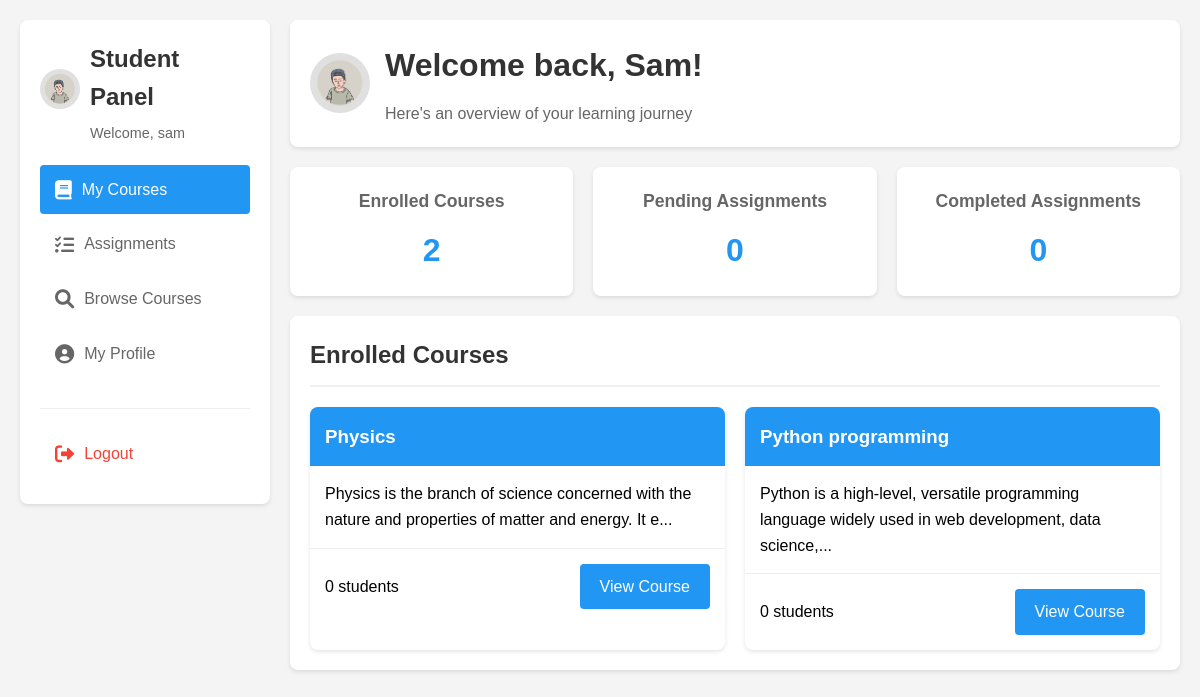
/dashboard.php (signed in), run on the app's committed database.
### tables this page shows
CREATE TABLE users (
                id INTEGER PRIMARY KEY AUTOINCREMENT,
                username VARCHAR(50) UNIQUE NOT NULL,
                password VARCHAR(255) NOT NULL,
                email VARCHAR(100) UNIQUE NOT NULL,
                role VARCHAR(20) NOT NULL,
                created_at DATETIME DEFAULT CURRENT_TIMESTAMP
            , verified INTEGER DEFAULT 0, fullname TEXT, bio TEXT, avatar TEXT);

CREATE TABLE "courses" (
                id INTEGER PRIMARY KEY AUTOINCREMENT,
                title TEXT NOT NULL,
                description TEXT,
                teacher_id INTEGER,
                created_at DATETIME DEFAULT CURRENT_TIMESTAMP,
                start_date DATE,
                end_date DATE,
                validity_days INTEGER DEFAULT 90,
                eligibility_criteria TEXT,
                min_students INTEGER DEFAULT 5,
                max_students INTEGER DEFAULT 30,
                status VARCHAR(20) DEFAULT "pending" CHECK (status IN ("pending", "active", "inactive", "expired", "cancelled"))
            );

### config/database.php (called while the page is built, shortened)
<?php
class Database {
    private $db;
    public function __construct() {
        try {
            $dbDir = dirname(DB_PATH);
            $this->db = new SQLite3(DB_PATH);
            $this->db->busyTimeout(5000);
        } catch (Exception $e) {
            die("Database connection failed: " . $e->getMessage());
        }
    }
    private function createTables() {
        $this->db->exec('
            CREATE TABLE IF NOT EXISTS users (
                id INTEGER PRIMARY KEY AUTOINCREMENT,
                username VARCHAR(50) UNIQUE NOT NULL,
                password VARCHAR(255) NOT NULL,
                email VARCHAR(100) UNIQUE NOT NULL,
                role VARCHAR(20) NOT NULL,
                verified INTEGER DEFAULT 0,
                created_at DATETIME DEFAULT CURRENT_TIMESTAMP
            )
        ');
        $this->db->exec('
            CREATE TABLE IF NOT EXISTS courses (
                id INTEGER PRIMARY KEY AUTOINCREMENT,
                title VARCHAR(100) NOT NULL,
                description TEXT,
                teacher_id INTEGER,
                price DECIMAL(10,2) DEFAULT 0,
                validity_days INTEGER DEFAULT 90,
                min_students INTEGER DEFAULT 5,
                max_students INTEGER DEFAULT 30,
                status VARCHAR(20) DEFAULT "pending",
                start_date DATE,
                end_date DATE,
                created_at DATETIME DEFAULT CURRENT_TIMESTAMP,
                FOREIGN KEY (teacher_id) REFERENCES users(id)
            )
        ');
        $this->db->exec('
            CREATE TABLE IF NOT EXISTS enrollments (
                id INTEGER PRIMARY KEY AUTOINCREMENT,
                student_id INTEGER,
                course_id INTEGER,
                status VARCHAR(20) DEFAULT "pending",
                fees_paid INTEGER DEFAULT 0,
                enrollment_date DATETIME DEFAULT CURRENT_TIMESTAMP,
                FOREIGN KEY (student_id) REFERENCES users(id),
                FOREIGN KEY (course_id) REFERENCES courses(id)
            )
        ');
        $this->db->exec('
            CREATE TABLE IF NOT EXISTS lectures (
                id INTEGER PRIMARY KEY AUTOINCREMENT,
                course_id INTEGER,
                title VARCHAR(100) NOT NULL,
                description TEXT,
                video_path VARCHAR(255) NOT NULL,
                thumbnail_path VARCHAR(255),
                upload_date DATETIME DEFAULT CURRENT_TIMESTAMP,
                FOREIGN KEY (course_id) REFERENCES courses(id)
            )
        ');
        $this->db->exec('
            CREATE TABLE IF NOT EXISTS assignments (
                id INTEGER PRIMARY KEY AUTOINCREMENT,
                student_id INTEGER,
                teacher_id INTEGER,
                assigned_at DATETIME DEFAULT CURRENT_TIMESTAMP,
                FOREIGN KEY (student_id) REFERENCES users(id),
                FOREIGN KEY (teacher_id) REFERENCES users(id)
            )
        ');
        $this->db->exec('
            CREATE TABLE IF NOT EXISTS course_assignments (
                id INTEGER PRIMARY KEY AUTOINCREMENT,
                course_id INTEGER,
                title VARCHAR(100) NOT NULL,
                description TEXT,
                due_date DATETIME,
                created_at DATETIME DEFAULT CURRENT_TIMESTAMP,
                FOREIGN KEY (course_id) REFERENCES courses(id)
            )
        ');
        $this->db->exec('
            CREATE TABLE IF NOT EXISTS submissions (
                id INTEGER PRIMARY KEY AUTOINCREMENT,
                assignment_id INTEGER,
                student_id INTEGER,
                submission_file VARCHAR(255),
                submission_text TEXT,
                submitted_at DATETIME DEFAULT CURRENT_TIMESTAMP,
                grade FLOAT,
                feedback TEXT,
                FOREIGN KEY (assignment_id) REFERENCES course_assignments(id),
                FOREIGN KEY (student_id) REFERENCES users(id)
            )
        ');
    }
    public function getConnection() {
        return $this->db;
    }
}
?>

### auth/Auth.php (called while the page is built, shortened)
<?php
require_once dirname(__DIR__) . '/config/database.php';
class Auth {
    private $db;
    public function __construct() {
        $database = new Database();
        $this->db = $database->getConnection();
        $this->db->busyTimeout(10000);
        $this->ensureVerifiedColumnExists();
    }
    private function ensureVerifiedColumnExists() {
        $result = $this->db->query("PRAGMA table_info(users)");
        while ($column = $result->fetchArray(SQLITE3_ASSOC)) {
            if ($column['name'] === 'verified') {
                $hasVerifiedColumn = true;
                break;
            }
        }
    }
    public function getUserRole() {
        return $_SESSION['role'] ?? null;
    }
    public function getUsername() {
        return $_SESSION['username'] ?? null;
    }
}
?>

### dashboard.php (the view, shortened to what this page needs)
<?php
require_once 'auth/Auth.php';
require_once 'config/database.php';
require_once 'includes/user_avatar.php';
$auth = new Auth();
$userRole = $auth->getUserRole();
$db = new Database();
$conn = $db->getConnection();
$userId = $_SESSION['user_id'];
$courses = [];
$totalStudents = 0;
$totalAssignments = 0;
$recentAssignments = [];
if ($userRole === 'teacher') {
    $stmt = $conn->prepare('
        SELECT c.*,
               (SELECT COUNT(*) FROM enrollments e WHERE e.course_id = c.id) as student_count,
               (SELECT COUNT(*) FROM assignments a WHERE a.course_id = c.id) as assignment_count
        FROM courses c
        WHERE c.teacher_id = :teacher_id
        ORDER BY c.created_at DESC
    ');
    $stmt->bindValue(':teacher_id', $userId, SQLITE3_INTEGER);
    $result = $stmt->execute();
    while ($row = $result->fetchArray(SQLITE3_ASSOC)) {
        $courses[] = $row;
    }
    $stmt = $conn->prepare('
        SELECT COUNT(DISTINCT e.student_id) as total_students
        FROM enrollments e
        JOIN courses c ON e.course_id = c.id
        WHERE c.teacher_id = :teacher_id
    ');
    $stmt->bindValue(':teacher_id', $userId, SQLITE3_INTEGER);
    $result = $stmt->execute();
    $totalStudents = $result->fetchArray(SQLITE3_ASSOC)['total_students'];
    $stmt = $conn->prepare('
        SELECT COUNT(*) as total_assignments
        FROM assignments a
        JOIN courses c ON a.course_id = c.id
        WHERE c.teacher_id = :teacher_id
    ');
    $stmt->bindValue(':teacher_id', $userId, SQLITE3_INTEGER);
    $result = $stmt->execute();
    $totalAssignments = $result->fetchArray(SQLITE3_ASSOC)['total_assignments'];
    $stmt = $conn->prepare('
        SELECT a.*, c.title as course_title,
               (SELECT COUNT(*) FROM submissions s WHERE s.assignment_id = a.id) as submission_count
        FROM assignments a
        JOIN courses c ON a.course_id = c.id
        WHERE c.teacher_id = :teacher_id
        ORDER BY a.created_at DESC
        LIMIT 5
    ');
    $stmt->bindValue(':teacher_id', $userId, SQLITE3_INTEGER);
    $result = $stmt->execute();
    while ($row = $result->fetchArray(SQLITE3_ASSOC)) {
        $recentAssignments[] = $row;
    }
} else {
    $stmt = $conn->prepare('
        SELECT c.*, u.username as teacher_name,
               (SELECT COUNT(*) FROM assignments a WHERE a.course_id = c.id) as assignment_count
        FROM enrollments e
        JOIN courses c ON e.course_id = c.id
        JOIN users u ON c.teacher_id = u.id
        WHERE e.student_id = :student_id
    ');
    $stmt->bindValue(':student_id', $userId, SQLITE3_INTEGER);
    $result = $stmt->execute();
    while ($row = $result->fetchArray(SQLITE3_ASSOC)) {
        $courses[] = $row;
    }
    $pendingAssignments = 0;
    $completedAssignments = 0;
}
?>
<!DOCTYPE html>
<html lang="en">
<head>
    <link rel="stylesheet" href="https://cdnjs.cloudflare.com/ajax/libs/font-awesome/6.0.0/css/all.min.css">
</head>
<body>
    <div class="container">
        <div class="sidebar">
            <div style="margin-bottom: 20px; display: flex; align-items: center;">
                <?php
                $stmt = $conn->prepare('SELECT id, username, avatar FROM users WHERE id = :id');
                $stmt->bindValue(':id', $userId, SQLITE3_INTEGER);
                $result = $stmt->execute();
                $userData = $result->fetchArray(SQLITE3_ASSOC);
                ?>
                <div style="margin-right: 10px;">
                    <?php echo getUserAvatar($userData, 40); ?>
                </div>
                <div>
                    <h2 style="color: #333; margin-bottom: 5px;">
                        <?php echo $userRole === 'teacher' ? 'Teacher Panel' : 'Student Panel'; ?>
                    </h2>
                    <p style="color: #666; font-size: 0.9em;">
                        Welcome, <?php echo htmlspecialchars($auth->getUsername()); ?>
                    </p>
                </div>
            </div>
            <?php if ($userRole === 'teacher'): ?>
                <a href="#my-courses" class="nav-item active">
                    <i class="fas fa-book"></i> My Courses
                </a>
                <a href="#assignments" class="nav-item">
                    <i class="fas fa-tasks"></i> Assignments
                </a>
                <a href="#students" class="nav-item">
                    <i class="fas fa-user-graduate"></i> Students
                </a>
                <a href="profile.php" class="nav-item">
                    <i class="fas fa-user-circle"></i> My Profile
                </a>
            <?php else: ?>
                <a href="#enrolled-courses" class="nav-item active">
                    <i class="fas fa-book"></i> My Courses
                </a>
                <a href="#assignments" class="nav-item">
                    <i class="fas fa-tasks"></i> Assignments
                </a>
                <a href="browse_courses.php" class="nav-item">
                    <i class="fas fa-search"></i> Browse Courses
                </a>
                <a href="profile.php" class="nav-item">
                    <i class="fas fa-user-circle"></i> My Profile
                </a>
            <?php endif; ?>
            <div style="margin-top: 30px; padding-top: 20px; border-top: 1px solid #eee;">
                <a href="logout.php" class="nav-item" style="color: #f44336;">
                    <i class="fas fa-sign-out-alt"></i> Logout
                </a>
            </div>
        </div>
        <div class="main-content">
            <div class="welcome-header">
                <div style="display: flex; align-items: center; gap: 15px;">
                    <?php echo getUserAvatar($userData, 60); ?>
                    <div>
                        <h1>Welcome back, <?php echo htmlspecialchars(ucfirst($auth->getUsername())); ?>!</h1>
                        <p>Here's an overview of your learning journey</p>
                    </div>
                </div>
            </div>
            <div class="stats">
                <?php if ($userRole === 'teacher'): ?>
                    <div class="stat-card">
                        <h3>Total Courses</h3>
                        <div class="number"><?php echo count($courses); ?></div>
                    </div>
                    <div class="stat-card">
                        <h3>Total Students</h3>
                        <div class="number"><?php echo $totalStudents; ?></div>
                    </div>
                    <div class="stat-card">
                        <h3>Total Assignments</h3>
                        <div class="number"><?php echo $totalAssignments; ?></div>
                    </div>
                <?php else: ?>
                    <div class="stat-card">
                        <h3>Enrolled Courses</h3>
                        <div class="number"><?php echo count($courses); ?></div>
                    </div>
                    <div class="stat-card">
                        <h3>Pending Assignments</h3>
                        <div class="number"><?php echo $pendingAssignments; ?></div>
                    </div>
                    <div class="stat-card">
                        <h3>Completed Assignments</h3>
                        <div class="number"><?php echo $completedAssignments; ?></div>
                    </div>
                <?php endif; ?>
            </div>
            <div class="section" id="courses-section">
                <div class="section-header">
                    <h2><?php echo $userRole === 'teacher' ? 'My Courses' : 'Enrolled Courses'; ?></h2>
                </div>
                <?php if (empty($courses)): ?>
                    <p style="text-align: center; padding: 20px;">
                        <?php echo $userRole === 'teacher' ? 'No courses assigned to you yet.' : 'You haven\'t enrolled in any courses yet.'; ?>
                    </p>
                <?php else: ?>
                    <div class="course-grid">
                        <?php foreach ($courses as $course): ?>
                            <div class="course-card">
                                <div class="course-header">
                                    <h3><?php echo htmlspecialchars($course['title']); ?></h3>
                                </div>
                                <div class="course-content">
                                    <p><?php echo htmlspecialchars(substr($course['description'], 0, 100)) . '...'; ?></p>
                                </div>
                                <div class="course-footer">
                                    <span><?php echo count($course['students'] ?? []); ?> students</span>
                                    <a href="course.php?id=<?php echo $course['id']; ?>" class="btn">View Course</a>
                                </div>
                            </div>
                        <?php endforeach; ?>
                    </div>
                <?php endif; ?>
            </div>
        </div>
    </div>
</body>
</html>

### includes/user_avatar.php
<?php
function getUserAvatar($user, $size = 40, $class = '') {
    $username = $user['username'] ?? 'User';
    if (!empty($user['avatar'])) {
        $avatarUrl = "uploads/avatars/" . htmlspecialchars($user['avatar']);
    } else {
        $avatarUrl = "assets/images/user-avatar.png";
    }
    return '<img src="' . $avatarUrl . '" alt="' . htmlspecialchars($username) .
        '" class="user-avatar ' . $class . '" style="width: ' . $size . 'px; height: ' . $size .
        'px; border-radius: 50%; object-fit: cover;">';
}

### data on the page
users: avatar (picture)
courses: title "Physics", description "Physics is the branch of science concerned with the nature and properties of matter and energy. It e", count($course['students'] ?? []) "0"
courses: title "Python programming", description "Python is a high-level, versatile programming language widely used in web development, data science,", count($course['students'] ?? []) "0"

### other printed values
$auth->getUsername() "sam"
$auth->getUsername() "Sam"
count($courses) "2"
$pendingAssignments "0"
$completedAssignments "0"
